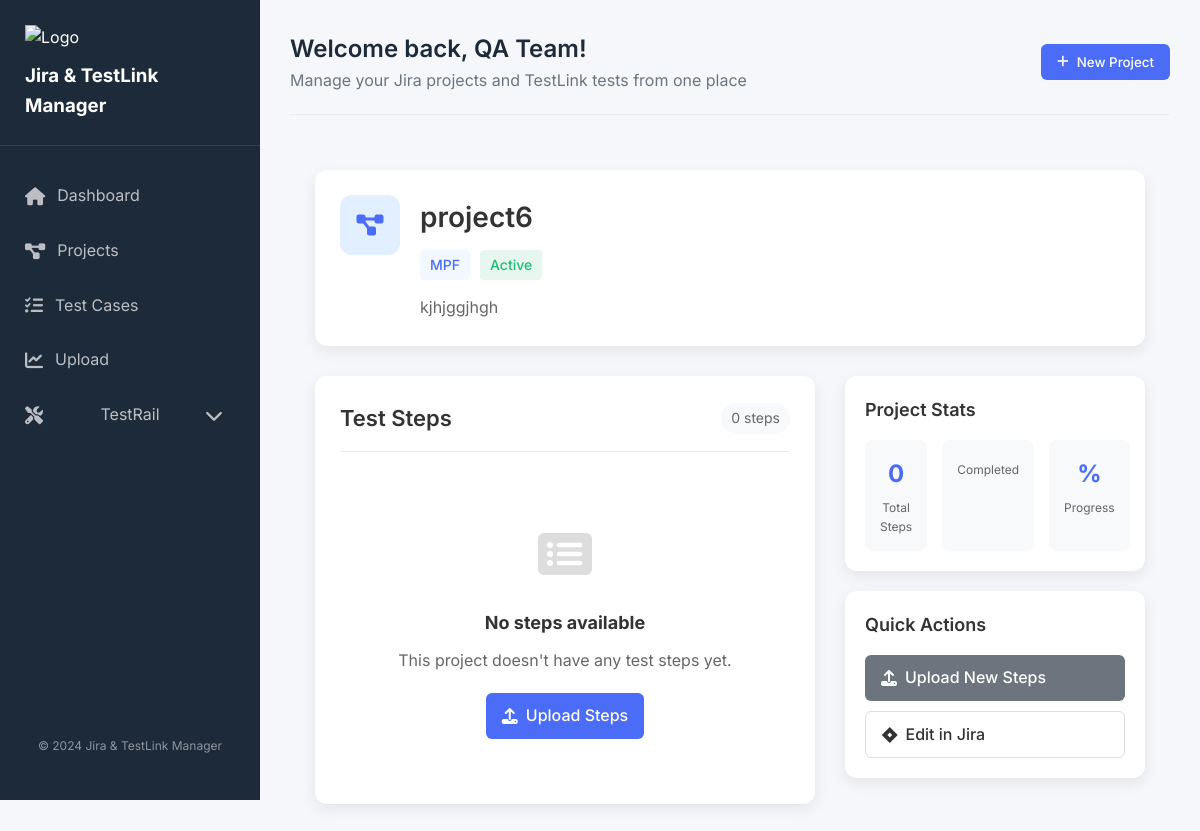
Screenshot of /projects/5/ with the database file from the repository.
### app/models.py (models this page shows, shortened)
class Project(models.Model):
    name = models.CharField(max_length=255)
    key = models.CharField(max_length=10, unique=True)
    description = models.TextField(blank=True, null=True)

### app/views.py (the view)
# urls.py: path('projects/<int:project_id>/', views.project_detail_view, name='project_detail'),
def project_detail_view(request, project_id):
    project = Project.objects.get(id=project_id)
    steps = project.steps.all()
    return render(request, 'projects/project_detail.html', {'project': project, 'steps': steps})

### app/templatetags/active_link.py (called while the page is built)
@register.simple_tag(takes_context=True)
def active(context, url_name):
    request = context.get('request')
    if request and hasattr(request, "resolver_match"):
        if request.resolver_match and request.resolver_match.url_name == url_name:
            return "active"
    return ""

### app/templates/projects/project_detail.html (shortened to what this page needs)
{% extends '_partials/base.html' %}
{% load static %}
{% block content %}
<div class="project-detail-container">
    <div class="project-info-card">
        <div class="project-icon">
            <i class="fas fa-project-diagram"></i>
        </div>
        <div class="project-details">
            <h1>{{ project.name }}</h1>
            <div class="project-meta">
                <span class="project-key">{{ project.key }}</span>
                <span class="project-status">Active</span>
            </div>
            <p class="project-description">{{ project.description }}</p>
        </div>
    </div>
    <div class="project-content">
        <div class="steps-section">
            <div class="section-header">
                <h2>Test Steps</h2>
                <span class="steps-count">{{ steps|length }} steps</span>
            </div>
            {% if steps %}
            <div class="steps-container">
                {% for step in steps %}
                <div class="step-card">
                    <div class="step-number">{{ forloop.counter }}</div>
                    <div class="step-content">
                        <h3 class="step-title">{{ step.title }}</h3>
                        {% if step.description %}
                        <p class="step-description">{{ step.description }}</p>
                        {% endif %}
                    </div>
                    <div class="step-status">
                        <span class="status-badge {{ step.status|default:'not-tested' }}">
                            {% if step.status == "correct" %}
                                ✅ Correct
                            {% elif step.status == "incorrect" %}
                                ❌ Incorrect
                            {% else %}
                                🕓 Not Tested
                            {% endif %}
                        </span>
                    </div>
                </div>
                {% endfor %}
            </div>
            {% else %}
            <div class="empty-state">
                <div class="empty-icon">
                    <i class="fas fa-list-alt"></i>
                </div>
                <h3>No steps available</h3>
                <p>This project doesn't have any test steps yet.</p>
                <a href="{% url 'upload_project_with_steps' %}" class="btn btn-primary">
                    <i class="fas fa-upload"></i> Upload Steps
                </a>
            </div>
            {% endif %}
        </div>
        <div class="project-sidebar">
            <div class="sidebar-card">
                <h3>Project Stats</h3>
                <div class="stats-grid">
                    <div class="stat-item">
                        <div class="stat-value">{{ steps|length }}</div>
                        <div class="stat-label">Total Steps</div>
                    </div>
                    <div class="stat-item">
                        <div class="stat-label">Completed</div>
                    </div>
                    <div class="stat-item">
                        <div class="stat-value">{{ progress_percentage }}%</div>
                        <div class="stat-label">Progress</div>
                    </div>
                </div>
            </div>
            <div class="sidebar-card">
                <h3>Quick Actions</h3>
                <div class="action-buttons">
                    <a href="{% url 'upload_project_with_steps' %}" class="btn btn-secondary">
                        <i class="fas fa-upload"></i> Upload New Steps
                    </a>
                    <a href="{{ project.url }}" target="_blank" class="btn btn-outline">
                        <i class="fab fa-jira"></i> Edit in Jira
                    </a>
                </div>
            </div>
        </div>
    </div>
</div>
<link rel="stylesheet" href="https://cdnjs.cloudflare.com/ajax/libs/font-awesome/6.4.0/css/all.min.css">
{% endblock content %}

### app/templates/_partials/base.html (style rules this page uses)
:root { --primary: #4a6cf7; --secondary: #6c757d; --success: #1dbe72; --danger: #f68e9d; --dark: #1d2a3a; --light: #f8f9fa; --sidebar-width: 260px; --border-radius: 12px; --box-shadow: 0 5px 20px rgba(0, 0, 0, 0.05); }
* { margin: 0; padding: 0; box-sizing: border-box; font-family: 'Inter', sans-serif; }
body { background-color: #f5f7fb; color: #495057; line-height: 1.6; }
.btn { display: inline-flex; align-items: center; gap: 8px; padding: 10px 20px; border-radius: 6px; font-weight: 500; cursor: pointer; transition: all 0.3s; text-decoration: none; border: none; }
.btn-primary { background: var(--primary); color: white; }
.section-header { display: flex; justify-content: space-between; align-items: center; margin-bottom: 20px; }
.section-header h2 { font-size: 20px; font-weight: 600; color: var(--dark); }

### app/templates/projects/project_detail.html (style rules this page uses)
.project-detail-container { padding: 25px; max-width: 1200px; margin: 0 auto; }
.btn { display: inline-flex; align-items: center; gap: 8px; padding: 10px 16px; border-radius: 6px; font-weight: 500; cursor: pointer; transition: all 0.3s; text-decoration: none; border: none; }
.btn-primary { background: #4a6cf7; color: white; }
.btn-secondary { background: #6c757d; color: white; }
.btn-outline { border: 1px solid #ddd; color: #333; background: white; }
.project-info-card { display: flex; align-items: flex-start; gap: 20px; background: white; border-radius: 12px; padding: 25px; box-shadow: 0 5px 15px rgba(0, 0, 0, 0.08); margin-bottom: 30px; }
.project-icon { width: 60px; height: 60px; border-radius: 12px; background: #e1effe; display: flex; align-items: center; justify-content: center; color: #4a6cf7; font-size: 24px; flex-shrink: 0; }
.project-details h1 { font-size: 28px; color: #333; margin: 0 0 10px 0; font-weight: 600; }
.project-meta { display: flex; align-items: center; gap: 10px; margin-bottom: 15px; }
.project-key { display: inline-block; background: #f1f8ff; color: #4a6cf7; padding: 4px 10px; border-radius: 4px; font-size: 14px; font-weight: 500; }
.project-status { display: inline-block; background: #e7f6ef; color: #1dbe72; padding: 4px 10px; border-radius: 4px; font-size: 14px; font-weight: 500; }
.project-description { color: #666; line-height: 1.6; margin: 0; }
.project-content { display: grid; grid-template-columns: 1fr 300px; gap: 30px; }
.steps-section { background: white; border-radius: 12px; padding: 25px; box-shadow: 0 5px 15px rgba(0, 0, 0, 0.08); }
.section-header { display: flex; justify-content: space-between; align-items: center; margin-bottom: 25px; padding-bottom: 15px; border-bottom: 1px solid #eaeaea; }
.section-header h2 { font-size: 22px; color: #333; margin: 0; font-weight: 600; }
.steps-count { background: #f8f9fa; color: #666; padding: 4px 10px; border-radius: 20px; font-size: 14px; }
.empty-state { text-align: center; padding: 40px 20px; color: #666; }
.empty-icon { font-size: 48px; color: #ddd; margin-bottom: 15px; }
.empty-state h3 { font-size: 18px; color: #333; margin: 0 0 10px 0; }
.empty-state p { margin: 0 0 20px 0; }
.project-sidebar { display: flex; flex-direction: column; gap: 20px; }
.sidebar-card { background: white; border-radius: 12px; padding: 20px; box-shadow: 0 5px 15px rgba(0, 0, 0, 0.08); }
.sidebar-card h3 { font-size: 18px; color: #333; margin: 0 0 15px 0; font-weight: 600; }
.stats-grid { display: grid; grid-template-columns: repeat(3, 1fr); gap: 15px; }
.stat-item { text-align: center; padding: 15px; background: #f8f9fa; border-radius: 8px; }
.stat-value { font-size: 24px; font-weight: 700; color: #4a6cf7; margin-bottom: 5px; }
.stat-label { font-size: 12px; color: #666; }
.action-buttons { display: flex; flex-direction: column; gap: 10px; }

### rows the page displays
Project: name "project6", key "MPF", description "kjhjggjhgh"

### other values shown
{{ steps|length }} "0"
